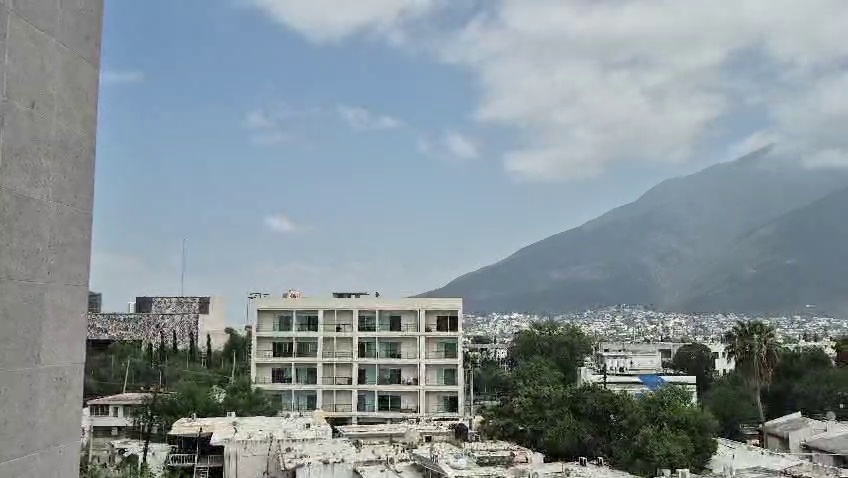
#> input picture m3/ACT2_Panorama/dataset/panorama_frames2/frame_00002.jpg, 848 x 478 px; its folder holds 4 pictures in this run
$ python panorama_stitching.py
#> lines starting #> are read from the running program, lines starting #| are printed output that depends on the picture; after the words box and inside, x2 and y2 are one past the last pixel; in counts of white or black regions, pixels touching at a corner belong together
import cv2
import numpy as np
import glob
import os
import matplotlib.pyplot as plt


def load_calibration(path="camera_calibration.npz"):
#> called with path = 'm3/ACT2_Panorama/camera_calibration.npz'
    data = np.load(path)
#> (reads m3/ACT2_Panorama/camera_calibration.npz from the repository)
#> further down, img is the input picture: shape (478, 848, 3); mean B, G, R 151.2, 145.7, 133.7
    return data["K"], data["dist"]


def undistort_image(img, K, dist):
    h, w = img.shape[:2]
#> h = 478; w = 848
    new_K, _ = cv2.getOptimalNewCameraMatrix(K, dist, (w, h), 1, (w, h))
    undistorted = cv2.undistort(img, K, dist, None, new_K)
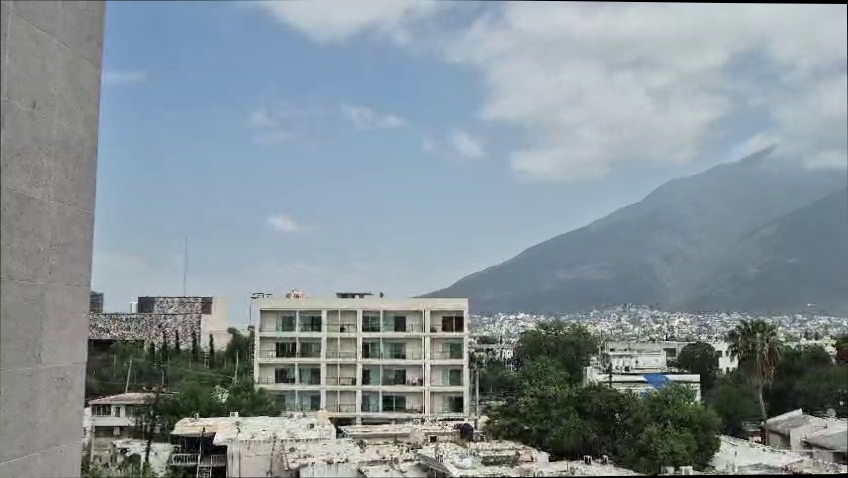
#> undistorted: shape (478, 848, 3); mean B, G, R 150.5, 145, 133
#> pass 2 of the loop `for p in image_paths:`:
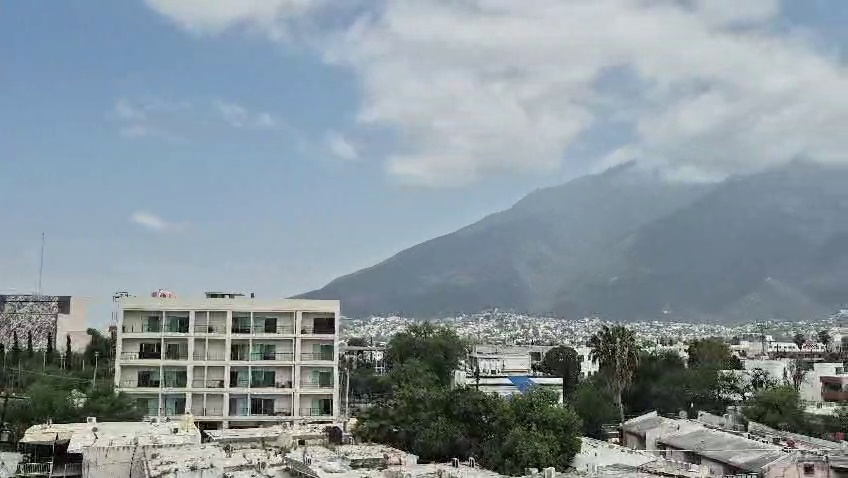
#> input picture m3/ACT2_Panorama/dataset/panorama_frames2/frame_00004.jpg, 848 x 478 px
#> img is the input picture: shape (478, 848, 3); mean B, G, R 154.9, 148, 135.4
#> in undistort_image (call 2), `undistorted = cv2.undistort(img, K, dist, None, new_K)`:
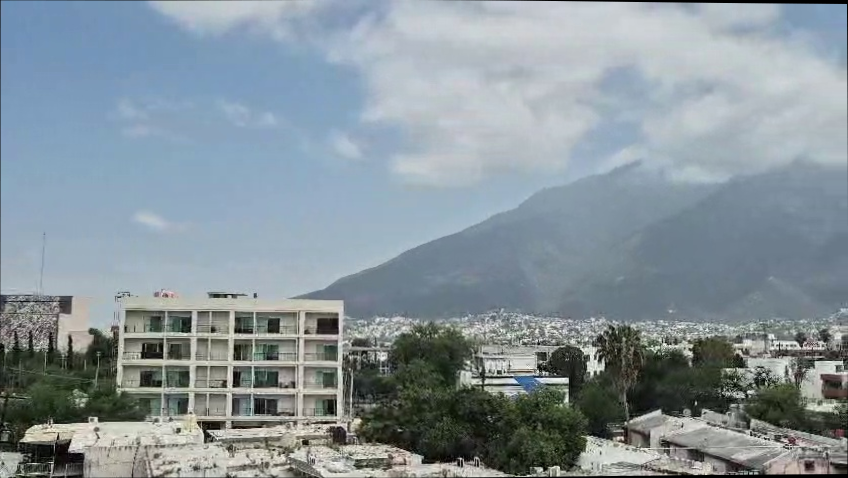
#> undistorted: shape (478, 848, 3); mean B, G, R 154.1, 147.2, 134.6
#> pass 3 of the loop `for p in image_paths:`:
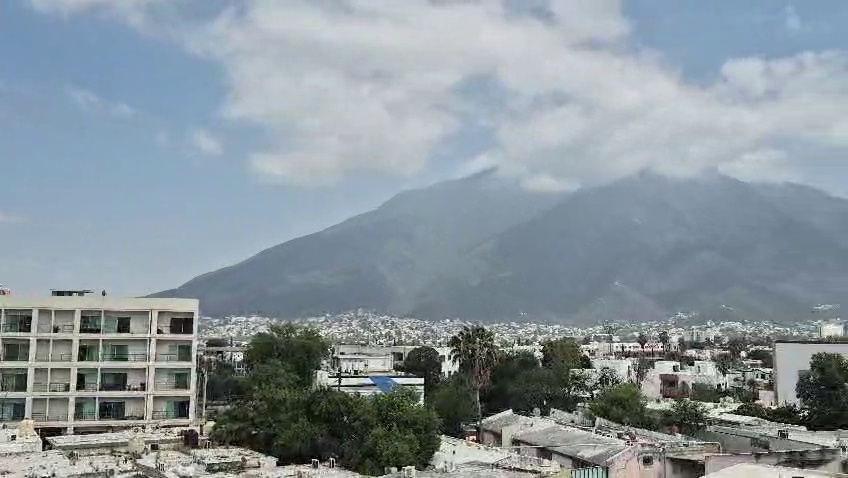
#> input picture m3/ACT2_Panorama/dataset/panorama_frames2/frame_00006.jpg, 848 x 478 px
#> img is the input picture: shape (478, 848, 3); mean B, G, R 155.3, 148.3, 136.7
#> in undistort_image (call 3), `undistorted = cv2.undistort(img, K, dist, None, new_K)`:
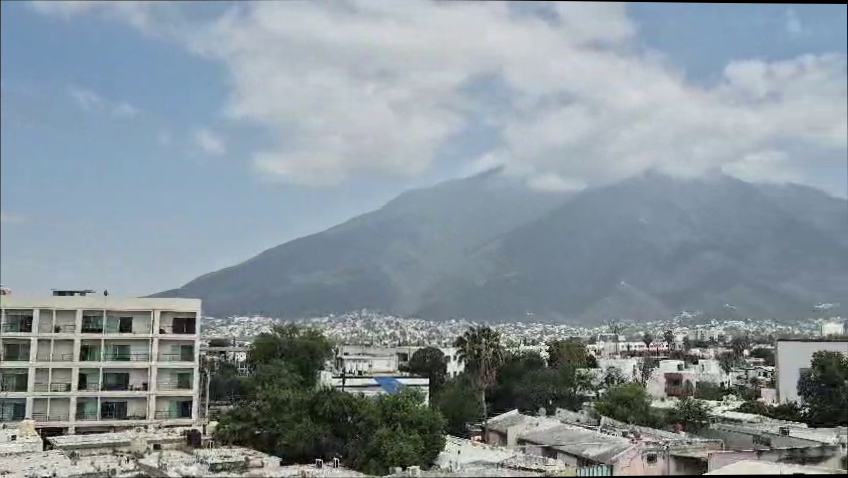
#> undistorted: shape (478, 848, 3); mean B, G, R 154.4, 147.5, 135.9
#> the loop made 4 passes; the first 3 are shown
    return undistorted


def detect_and_describe(img):
    gray = cv2.cvtColor(img, cv2.COLOR_BGR2GRAY)
    sift = cv2.SIFT_create()
    kps, desc = sift.detectAndCompute(gray, None)
    return kps, desc


def match_features(desc1, desc2, ratio=0.75):
    matcher = cv2.BFMatcher(cv2.NORM_L2)
    knn_matches = matcher.knnMatch(desc1, desc2, k=2)

    good = []
    for pair in knn_matches:
        if len(pair) < 2:
            continue
        m, n = pair
        if m.distance < ratio * n.distance:
            good.append(m)
    return good


def compute_homography(kps_ref, kps_new, matches):
    """
    Returns H such that:
        p_ref ~= H * p_new

    So this maps points from new image coordinates into reference image coordinates.
    """
    if len(matches) < 4:
        raise RuntimeError("Not enough matches to compute homography.")

    pts_ref = np.float32([kps_ref[m.queryIdx].pt for m in matches]).reshape(-1, 1, 2)
    pts_new = np.float32([kps_new[m.trainIdx].pt for m in matches]).reshape(-1, 1, 2)

    H, mask = cv2.findHomography(pts_new, pts_ref, cv2.RANSAC, 4.0)
    if H is None or not np.isfinite(H).all():
        raise RuntimeError("Homography estimation failed or returned invalid values.")

    return H, mask


def compute_pairwise_homographies(images):
    """
    Compute homographies only between consecutive ORIGINAL images.

    H_pair[i] maps image i -> image i-1
    """
    features = []
#> features = []
    for idx, img in enumerate(images):
        kps, desc = detect_and_describe(img)
        if desc is None or len(kps) < 4:
            raise RuntimeError(f"Could not extract enough descriptors from image {idx}.")
        features.append((kps, desc))

    H_pair = [np.eye(3, dtype=np.float64)]

    for i in range(1, len(images)):
        print(f"Computing homography between image {i-1} and image {i}...")

        kps_prev, desc_prev = features[i - 1]
        kps_curr, desc_curr = features[i]

        matches = match_features(desc_prev, desc_curr)
        print(f"Good matches: {len(matches)}")

        H, mask = compute_homography(kps_prev, kps_curr, matches)

        inliers = int(mask.sum()) if mask is not None else 0
        print(f"Inliers after RANSAC: {inliers}")

        H_pair.append(H)

    return H_pair


def accumulate_global_homographies(H_pair):
    """
    H_global[i] maps image i -> image 0 reference frame
    """
    H_global = [np.eye(3, dtype=np.float64)]

    for i in range(1, len(H_pair)):
        H_g = H_global[i - 1] @ H_pair[i]
        H_global.append(H_g)

    return H_global


def compute_output_canvas(images, H_global, max_canvas_dim=30000):
    """
    Compute the full canvas size needed to contain all warped images.
    Returns translation matrix T and canvas width/height.
    """
#> called with max_canvas_dim = 30000
    all_corners = []

    for img, H in zip(images, H_global):
        h, w = img.shape[:2]
        corners = np.float32([
            [0, 0],
            [w, 0],
            [w, h],
            [0, h]
        ]).reshape(-1, 1, 2)

        warped_corners = cv2.perspectiveTransform(corners, H)
        all_corners.append(warped_corners)

    all_corners = np.concatenate(all_corners, axis=0)

    xmin, ymin = np.floor(all_corners.min(axis=0).ravel()).astype(np.int64)
    xmax, ymax = np.ceil(all_corners.max(axis=0).ravel()).astype(np.int64)

    tx = -xmin
    ty = -ymin

    output_w = int(xmax - xmin)
    output_h = int(ymax - ymin)

    if output_w <= 0 or output_h <= 0:
        raise RuntimeError("Invalid output canvas size.")

    if output_w > max_canvas_dim or output_h > max_canvas_dim:
        raise RuntimeError(
            f"Canvas too large: {output_w}x{output_h}. "
            "This usually means one homography went bad."
        )

    T = np.array([
        [1, 0, tx],
        [0, 1, ty],
        [0, 0, 1]
    ], dtype=np.float64)

    return T, output_w, output_h


def blend_images(images, H_global, T, output_w, output_h):
    """
    Warp all images into the common canvas and average them in overlap regions.
    """
#> called with T = array of shape (3, 3), output_w = 1538, output_h = 703
    acc = np.zeros((output_h, output_w, 3), dtype=np.float64)
    weight = np.zeros((output_h, output_w), dtype=np.float64)

    for i, (img, H) in enumerate(zip(images, H_global)):
        print(f"Warping image {i} into global canvas...")

        H_total = T @ H
        warped = cv2.warpPerspective(img, H_total, (output_w, output_h))

        mask = np.any(warped > 0, axis=2).astype(np.float64)

        acc += warped.astype(np.float64)
        weight += mask
#> this loop made 4 passes
#> pass 1, in blend_images, `warped = cv2.warpPerspective(img, H_total, (output_w, output_h))`:
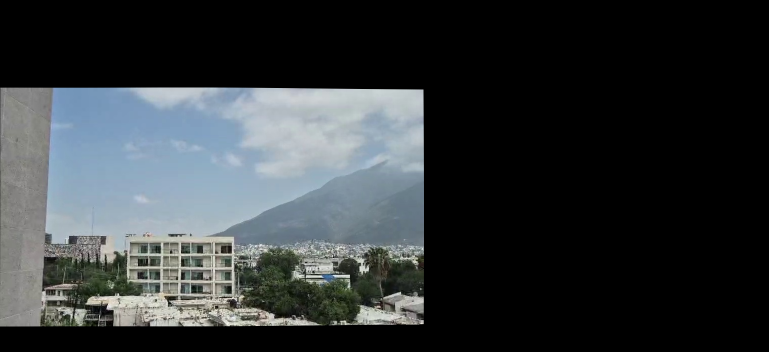
#> warped: shape (703, 1538, 3) (shown at 1/2 size); mean B, G, R 56.4, 54.3, 49.9
#> pass 1, in blend_images, `mask = np.any(warped > 0, axis=2).astype(np.float64)`:
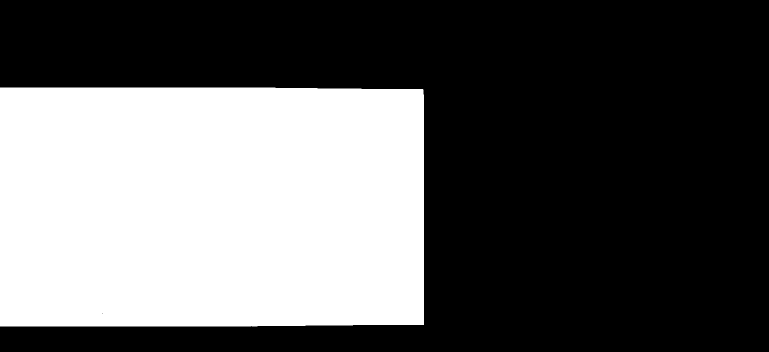
#> mask: shape (703, 1538) float64 (shown at 1/2 size); values 0 (black) and 1 (white), 37.4% white; 1 white region, box (x1, y1, x2, y2) and area: (0, 175, 848, 653) 403983
#> after the loop:
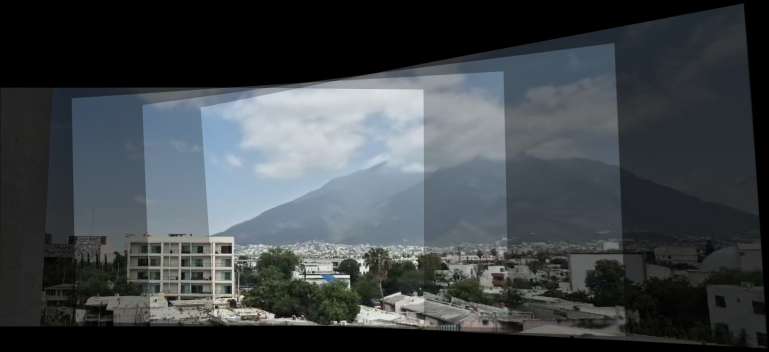
#> acc: shape (703, 1538, 3) float64 (shown at 1/2 size); mean B, G, R 273.8, 261.5, 240.4; drawn with min black and max white
#> after the loop:
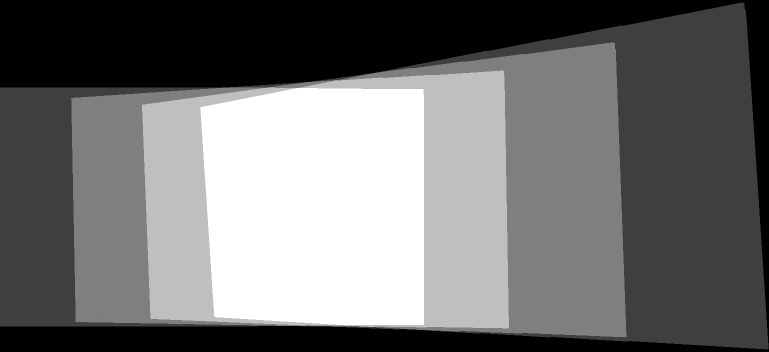
#> weight: shape (703, 1538) float64 (shown at 1/2 size); min 0, max 4, mean 1.78; drawn with min black and max white

    weight[weight == 0] = 1.0
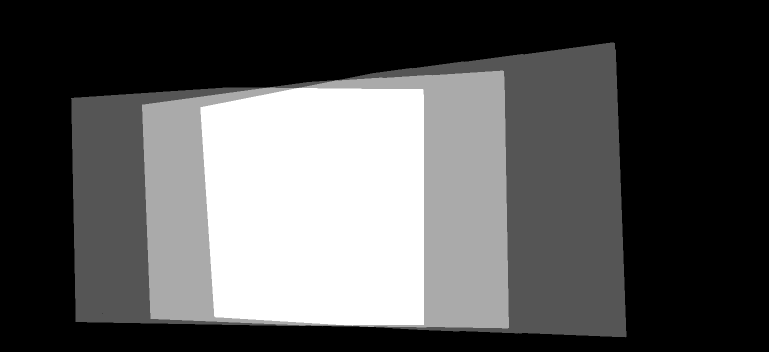
#> weight: shape (703, 1538) float64 (shown at 1/2 size); min 1, max 4, mean 2.02; drawn with min black and max white
    panorama = (acc / weight[..., None]).astype(np.uint8)
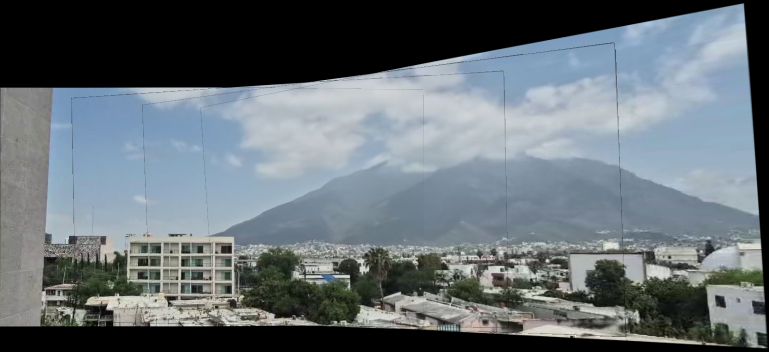
#> panorama: shape (703, 1538, 3) (shown at 1/2 size); mean B, G, R 116.9, 111.2, 102

    return panorama


def show_with_matplotlib(img_bgr, title="Image"):
    img_rgb = cv2.cvtColor(img_bgr, cv2.COLOR_BGR2RGB)
    plt.figure(figsize=(16, 10))
    plt.imshow(img_rgb)
    plt.title(title)
    plt.axis("off")
    plt.tight_layout()
    plt.show()


def build_panorama(images):
    H_pair = compute_pairwise_homographies(images)
    H_global = accumulate_global_homographies(H_pair)
    T, output_w, output_h = compute_output_canvas(images, H_global)

    print(f"Final canvas size: {output_w} x {output_h}")

    panorama = blend_images(images, H_global, T, output_w, output_h)
    return panorama


if __name__ == "__main__":
    calibration_path = "m3/ACT2_Panorama/camera_calibration.npz"
    image_folder = "m3/ACT2_Panorama/dataset/panorama_frames2"

    K, dist = load_calibration(calibration_path)

    image_paths = sorted(glob.glob(os.path.join(image_folder, "*.jpg")))
    if len(image_paths) < 2:
        raise RuntimeError("Need at least 2 images.")

    images = []
    for p in image_paths:
        img = cv2.imread(p)
        if img is None:
            print(f"Warning: could not read {p}")
            continue

        und = undistort_image(img, K, dist)
        images.append(und)

    if len(images) < 2:
        raise RuntimeError("Not enough valid images to stitch.")

    panorama = build_panorama(images)

    output_path = "m3/ACT2_Panorama/panorama_result2.jpg"
    cv2.imwrite(output_path, panorama)
    print(f"Saved panorama to: {output_path}")

    # show_with_matplotlib(panorama, title="Panorama Result")
